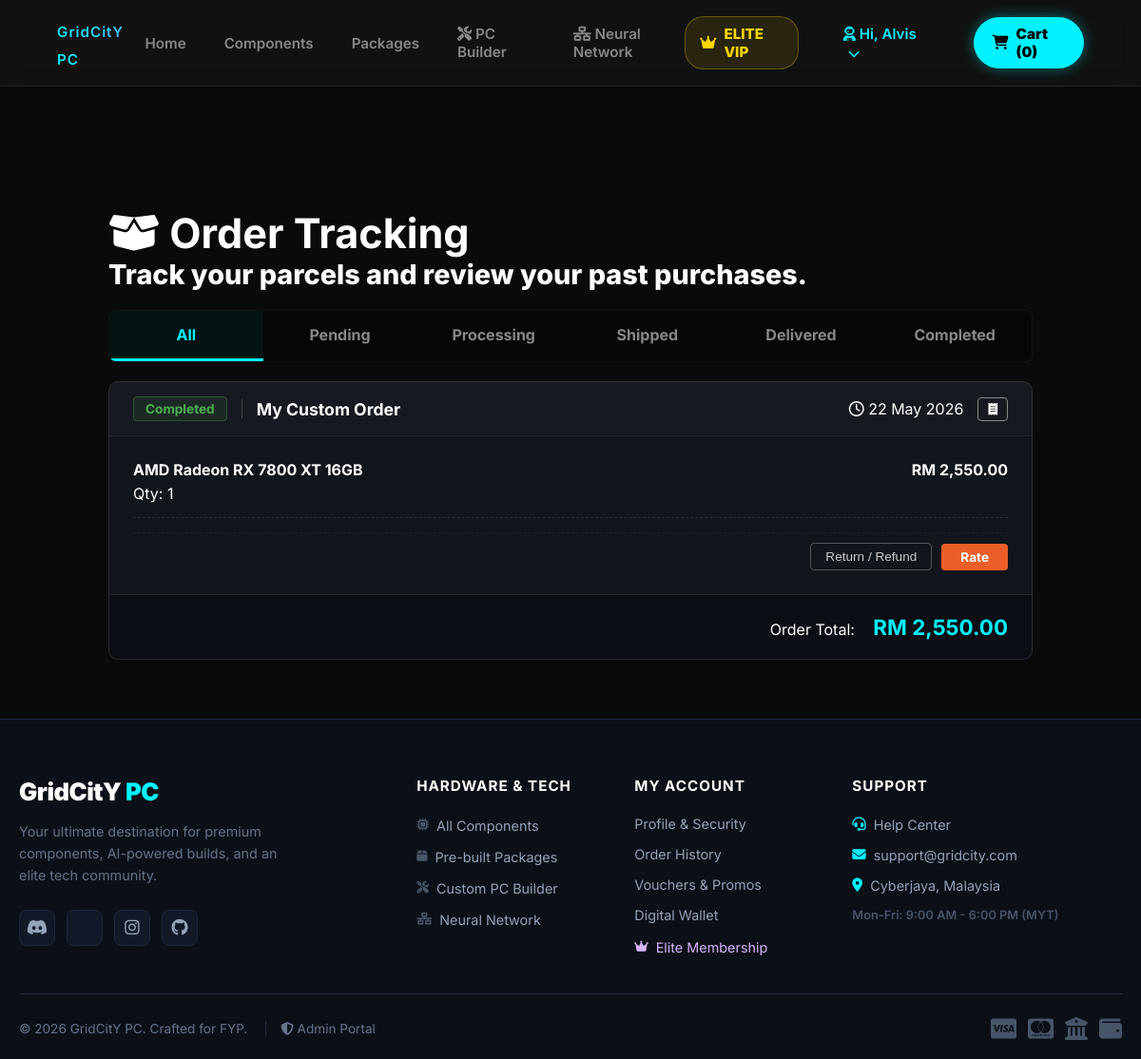
/my_orders.php (signed in), run on an earlier commit of the app's database.
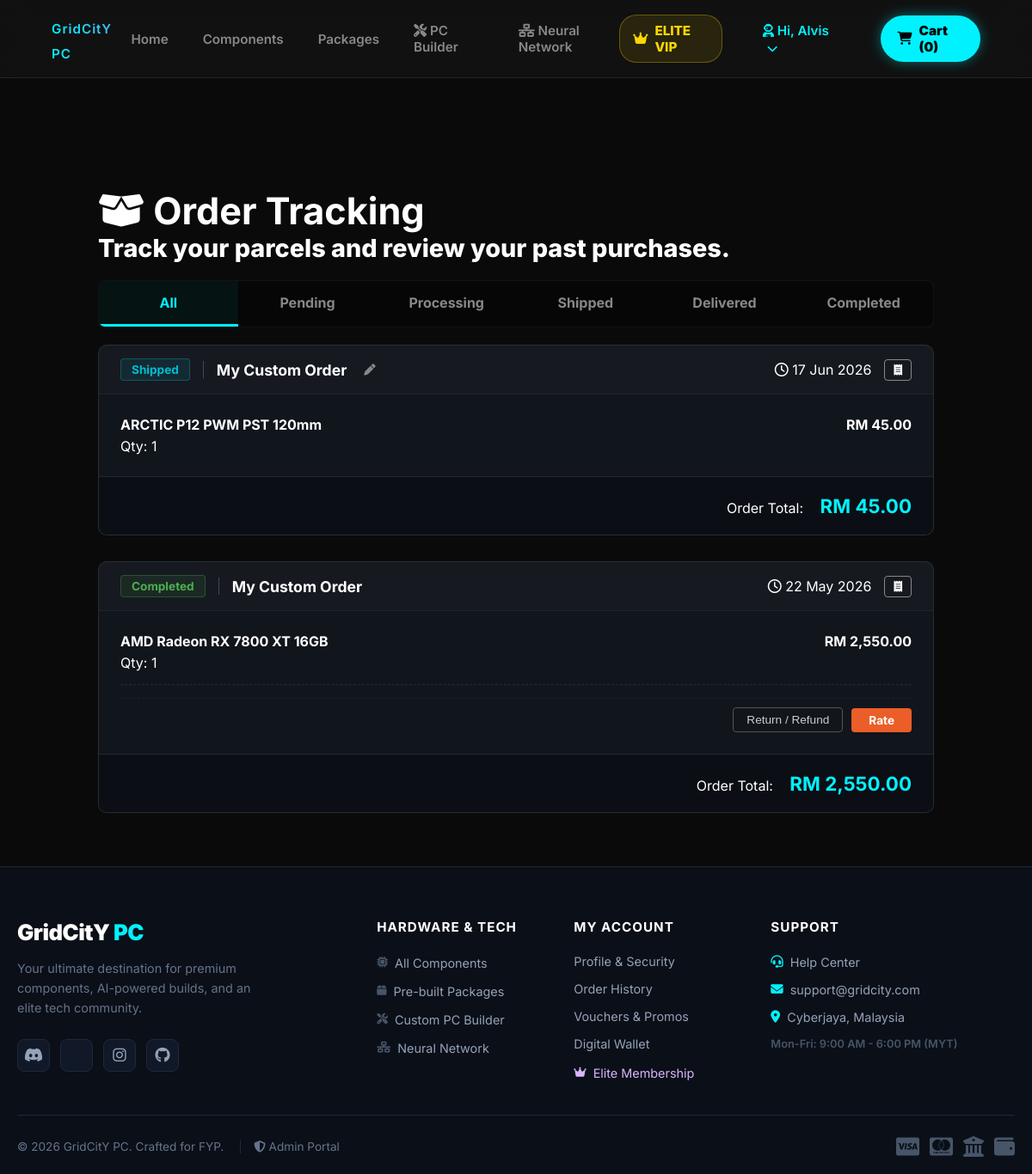
And on a later commit of the database.
### tables this page shows
CREATE TABLE `orders` (
  `order_id` int(11) NOT NULL,
  `order_name` varchar(100) DEFAULT 'My Custom Order',
  `customer_id` int(11) NOT NULL,
  `order_date` datetime DEFAULT current_timestamp(),
  `total_amount` decimal(10,2) NOT NULL,
  `coins_used` int(11) NOT NULL DEFAULT 0,
  `discount_amount` decimal(10,2) NOT NULL DEFAULT 0.00,
  `shipping_address` text NOT NULL,
  `contact_number` varchar(20) DEFAULT NULL,
  `order_status` varchar(20) DEFAULT 'Pending'
);

CREATE TABLE `order_details` (
  `order_detail_id` int(11) NOT NULL,
  `order_id` int(11) NOT NULL,
  `product_id` int(11) DEFAULT NULL,
  `pc_build` int(11) DEFAULT NULL,
  `package_id` int(11) DEFAULT NULL,
  `affiliate_id` int(11) DEFAULT NULL,
  `quantity` int(11) NOT NULL,
  `unit_price` decimal(10,2) NOT NULL
);

CREATE TABLE `products` (
  `product_id` int(11) NOT NULL,
  `category_id` int(11) NOT NULL,
  `product_name` varchar(100) NOT NULL,
  `description` text DEFAULT NULL,
  `price` decimal(10,2) NOT NULL,
  `stock_quantity` int(11) NOT NULL DEFAULT 0,
  `specifications` text DEFAULT NULL,
  `image_url` longtext DEFAULT NULL,
  `status` varchar(20) DEFAULT 'Available',
  `tdp_wattage` int(11) DEFAULT 0,
  `is_package` tinyint(1) DEFAULT 0,
  `socket_type` varchar(20) DEFAULT NULL COMMENT 'For CPU and Motherboard (e.g., LGA1700, AM5)',
  `ram_type` varchar(20) DEFAULT NULL COMMENT 'For Motherboard and RAM (e.g., DDR4, DDR5)',
  `performance_tier` int(2) DEFAULT 0 COMMENT '1-10 scale for AI Bottleneck calculation'
);

### my_orders.php (the view, shortened to what the changed rows need)
<?php
require_once 'config.php';
$customer_id = $_SESSION['customer_id'];
$auto_complete_query = "UPDATE orders SET order_status = 'Completed' WHERE order_status = 'Delivered' AND order_date <= DATE_SUB(NOW(), INTERVAL 7 DAY)";
$conn->query($auto_complete_query);
$current_filter = isset($_GET['status']) ? $_GET['status'] : 'All';
$orders = [];
if ($current_filter === 'All') {
    $query_orders = "SELECT * FROM orders WHERE customer_id = ? ORDER BY order_date DESC";
    $stmt = $conn->prepare($query_orders);
    $stmt->bind_param("i", $customer_id);
} else {
    $query_orders = "SELECT * FROM orders WHERE customer_id = ? AND order_status = ? ORDER BY order_date DESC";
    $stmt = $conn->prepare($query_orders);
    $stmt->bind_param("is", $customer_id, $current_filter);
}
$stmt->execute();
$result_orders = $stmt->get_result();
while ($row = $result_orders->fetch_assoc()) {
    $order_id = $row['order_id'];
$query_details = "
        SELECT od.*, p.product_name, sb.build_name,
               (SELECT COUNT(*) FROM reviews r WHERE r.product_id = od.product_id AND r.customer_id = ?) AS is_reviewed
        FROM order_details od
        LEFT JOIN products p ON od.product_id = p.product_id
        LEFT JOIN saved_builds sb ON od.pc_build = sb.pc_build
        WHERE od.order_id = ?
    ";
    $stmt_details = $conn->prepare($query_details);
    $stmt_details->bind_param("ii", $customer_id, $order_id);
    $stmt_details->execute();
    $result_details = $stmt_details->get_result();
    $items = [];
    while ($item = $result_details->fetch_assoc()) {
        $items[] = $item;
    }
    $row['items'] = $items;
    $orders[] = $row;
}
?>
<!DOCTYPE html>
<html lang="en">
<head>
    <link rel="stylesheet" href="https://cdnjs.cloudflare.com/ajax/libs/font-awesome/6.4.0/css/all.min.css">
    <link rel="stylesheet" href="css/style.css">
</head>
<body>
    <?php include 'includes/header.php'; ?>
    <main class="main-container cart-page-wrapper">
        <div class="auth-title" style="text-align: left; margin-bottom: 20px;">
            <h2><i class="fa-solid fa-box-open"></i> Order Tracking</h2>
        </div>
        <?php if (empty($orders)): ?>
            <div class="cart-empty-state">
                <i class="fa-solid fa-box" style="font-size: 3rem; color: var(--text-muted); margin-bottom: 15px;"></i>
                <h3 style="color: var(--text-main);">No orders found in this category.</h3>
            </div>
        <?php else: ?>
            <?php foreach ($orders as $order): ?>
                <div class="order-card">
                    <div class="order-header">
                        <div style="display: flex; align-items: center; gap: 10px;">
                            <span class="status-badge badge-<?php echo htmlspecialchars($order['order_status']); ?>">
                                <?php echo htmlspecialchars($order['order_status']); ?>
                            </span>
                            <span style="color: var(--text-main); font-weight: bold; font-size: 1.1rem;">
                                <?php echo htmlspecialchars($order['order_name'] ?? 'Order #' . str_pad($order['order_id'], 5, "0", STR_PAD_LEFT)); ?>
                            </span>
                            <?php if (in_array($order['order_status'], ['Pending', 'Processing', 'Shipped'])): ?>
    <button class="btn-rename" onclick="promptRename(<?php echo $order['order_id']; ?>, '<?php echo addslashes(htmlspecialchars($order['order_name'] ?? 'Order #'.$order['order_id'])); ?>')">
        <i class="fa-solid fa-pen"></i>
    </button>
<?php endif; ?>
                        </div>
                        <div style="display: flex; gap: 15px; align-items: center;">
                            <span class="specs"><i class="fa-regular fa-clock"></i> <?php echo date('d M Y', strtotime($order['order_date'])); ?></span>
                            <a href="invoice.php?id=<?php echo $order['order_id']; ?>" target="_blank" class="btn" style="padding: 4px 10px; border: 1px solid var(--text-muted); color: var(--text-main); border-radius: 4px; font-size: 0.8rem; text-decoration: none;">
                                <i class="fa-solid fa-receipt"></i>
                            </a>
                        </div>
                    </div>
                    <div class="order-body">
                        <?php foreach ($order['items'] as $item): ?>
                            <div class="order-item">
                                <div style="flex: 3;">
                                    <h4 style="color: var(--text-main); margin: 0 0 5px 0;">
                                        <?php echo htmlspecialchars($item['product_name'] ? $item['product_name'] : "Custom Rig: " . $item['build_name']); ?>
                                    </h4>
                                    <span class="specs">Qty: <?php echo $item['quantity']; ?></span>
                                </div>
<div style="flex: 1; text-align: right; color: var(--text-main); font-weight: bold;">
                                    RM <?php echo number_format($item['unit_price'], 2); ?>
                                </div>
                            </div>
                            <?php if (!empty($item['product_id']) && $order['order_status'] == 'Completed'): ?>
                                <div style="display: flex; justify-content: flex-end; align-items: center; margin-top: 10px; padding-top: 10px; border-top: 1px dashed rgba(255,255,255,0.05); gap: 10px;">
                                    <?php if ($item['is_reviewed'] > 0): ?>
                                        <span style="color: #4CAF50; font-size: 0.85rem; margin-right: 10px;"><i class="fa-solid fa-check-circle"></i> Reviewed</span>
                                        <a href="product_detail.php?id=<?php echo $item['product_id']; ?>" style="border: 1px solid #ffd700; color: #ffd700; padding: 6px 18px; border-radius: 4px; text-decoration: none; font-size: 0.85rem; transition: 0.3s;" onmouseover="this.style.background='rgba(255,215,0,0.1)'" onmouseout="this.style.background='transparent'">
                                            Buy Again
                                        </a>
                                    <?php else: ?>
                                        <button onclick="alert('Return/Refund request submitted. Our team will contact you shortly.')" style="border: 1px solid #555; color: #ccc; background: transparent; padding: 6px 15px; border-radius: 4px; font-size: 0.85rem; cursor: pointer; transition: 0.3s;" onmouseover="this.style.background='rgba(255,255,255,0.05)'" onmouseout="this.style.background='transparent'">
                                            Return / Refund
                                        </button>
                                        <a href="leave_review.php?product_id=<?php echo $item['product_id']; ?>" style="background: #eb5e28; color: #fff; padding: 6px 20px; border-radius: 4px; text-decoration: none; font-size: 0.85rem; font-weight: bold; transition: 0.3s;" onmouseover="this.style.opacity='0.8'" onmouseout="this.style.opacity='1'">
                                            Rate
                                        </a>
                                    <?php endif; ?>
                                </div>
                            <?php endif; ?>
                        <?php endforeach; ?>
                    </div>
                    <div class="order-footer">
                        <div>
                            <span class="specs" style="margin-right: 15px;">Order Total:</span>
                            <span style="color: var(--accent-blue); font-size: 1.4rem; font-weight: bold;">RM <?php echo number_format($order['total_amount'], 2); ?></span>
                        </div>
                    </div>
                </div>
            <?php endforeach; ?>
        <?php endif; ?>
    </main>
</body>
</html>

What changed in the data, as far as the page shows it:
added orders: order_status "Shipped", order_name "My Custom Order", order_date "17 Jun 2026", total_amount "45.00"
added order_details: product.product_name "ARCTIC P12 PWM PST 120mm", quantity "1", unit_price "45.00", shown under "Shipped"
